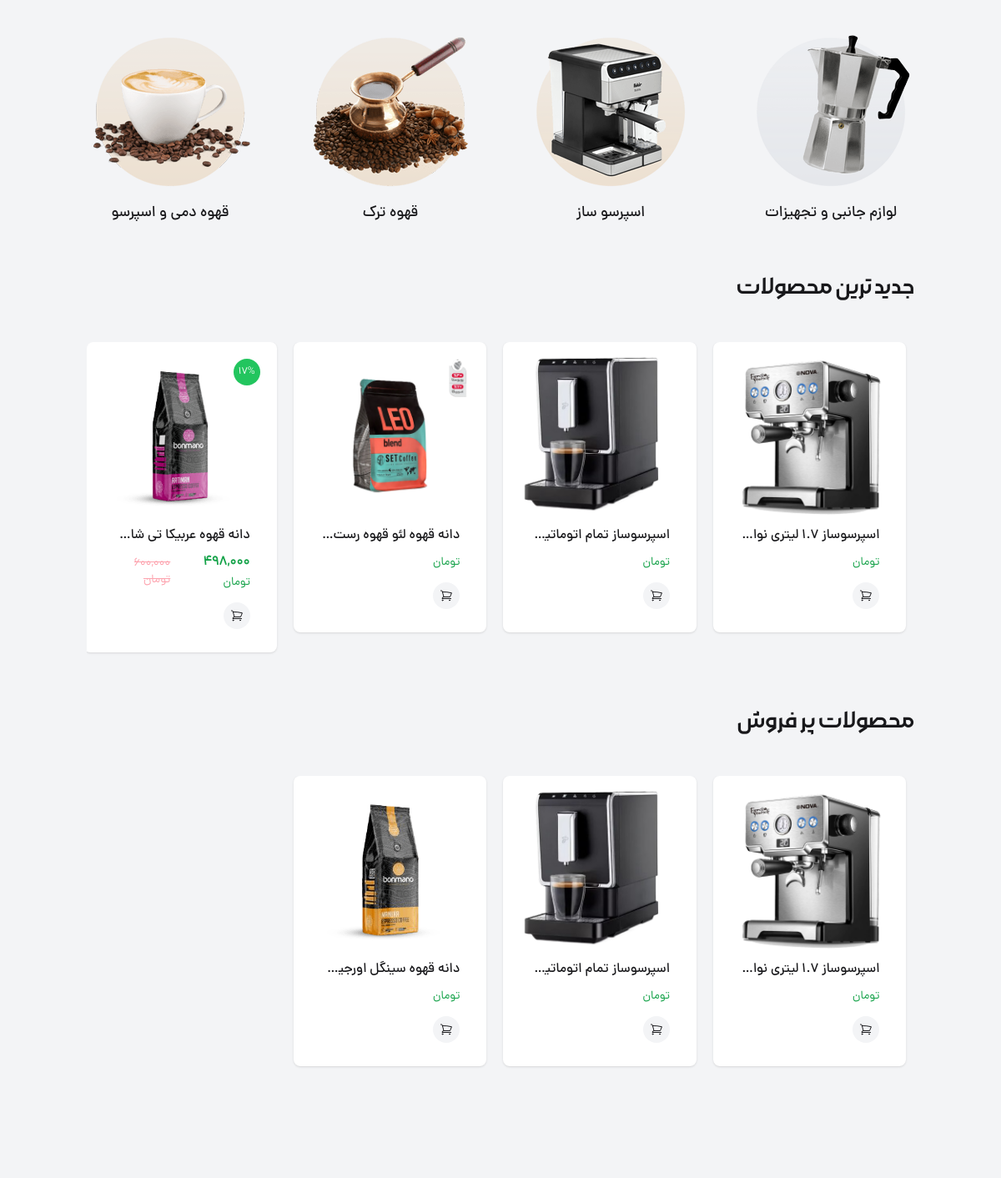
The app's page / (middle part), older data.
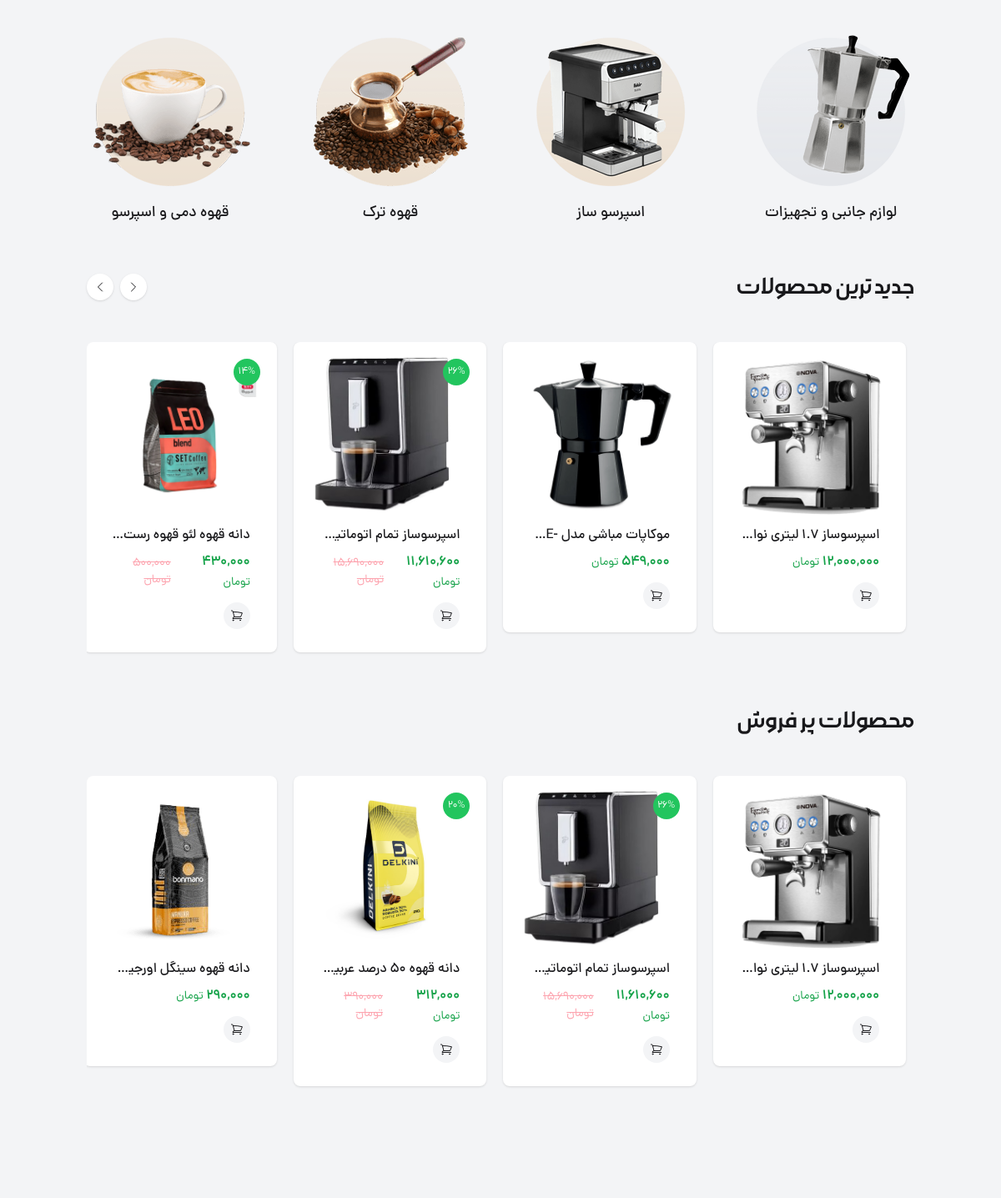
The same page, newer data.
### Products/models.py (models this page shows, shortened)
class Categories(models.Model):
    name = models.CharField(max_length=100, verbose_name="نام دسته بندی")
    image = models.ImageField(upload_to='images/category/', verbose_name="تصویر")
    slug = models.SlugField(unique=True, verbose_name="اسلاگ", null=True, blank=True)
    class Meta:
        verbose_name = "دسته‌بندی"
        verbose_name_plural = "دسته‌بندی‌ها"

class Products(models.Model):
    category = models.ForeignKey(Categories, on_delete=models.CASCADE, related_name='products',
                                 verbose_name="نام دسته بندی")
    name = models.CharField(max_length=100, verbose_name="نام محصول")
    image = models.ImageField(upload_to='images/bestsellers/', verbose_name="تصویر محصول")
    slug = models.SlugField(max_length=100, unique=True, null=True, blank=True, verbose_name="اسلاگ")
    price = models.DecimalField(max_digits=10, decimal_places=2, null=True, blank=True, verbose_name="قیمت اصلی")
    discount_percent = models.PositiveSmallIntegerField(default=0, null=True, blank=True, verbose_name="درصد تخفیف")
    rating = models.PositiveSmallIntegerField(default=0, verbose_name="امتیاز کاربر")
    created_at = models.DateTimeField(auto_now=False, null=False, blank=False,
                                      verbose_name="تاریخ ثبت محصول")  # we are use it for new products
    is_bestseller = models.BooleanField(default=False, verbose_name="پرفروش")
    breed = models.CharField(max_length=50, null=True, blank=True, verbose_name="نوع قهوه")
    caffeine_value = models.CharField(max_length=50, null=True, blank=True, verbose_name="میزان کافئن")
    birthplace = models.CharField(max_length=50, null=True, blank=True, verbose_name="خاستگاه")
    make_with = models.CharField(max_length=50, null=True, blank=True, verbose_name="مواد تشکیل‌دهنده")
    description = models.TextField(null=True, blank=True, verbose_name="توضیحات محصول")
    def get_discount_price(self):
        if self.discount_percent > 0:
            discount_amount = (self.price * self.discount_percent) / 100
            return self.price - discount_amount
        return self.price
    class Meta:
        ordering = ['-created_at']
        verbose_name = "محصول"
        verbose_name_plural = "محصولات"

### Home/views.py (the view)
# urls.py: path('', views.index, name ='main'),
def index(request):
    X_slider = Slider.objects.all()
    categories = Categories.objects.all()
    bestsellers = Products.objects.filter(is_bestseller=True)
    latest_products = Products.objects.order_by("-created_at")[:4]
    detail = Products.objects.all()
    context = {
        "slider": X_slider,
        "cat": categories,
        "bestsellers": bestsellers,
        "latest_products": latest_products,
        "detail": detail,
    }
    return render(request, "home/H_page.html", context)

### Cart/context_processors.py (called while the page is built)
def cart(request):
    return {
        'cart': request.session.get('cart', {})
    }

### Home/templates/home/H_page.html (shortened to what the changed rows need)
{% extends 'base.html' %}
{% load static %}
{% load humanize %} # ye app default django hast ke adad ro khana mikone
{% block content %}
    <section class="container mt-10">
        <div class="flex items-center justify-evenly lg:justify-between flex-wrap mt-10 gap-x-8 gap-y-6">
            {% for item in cat %}
                <a href="{% url 'products:category_products' slug=item.slug %}"
                   class="flex flex-col items-center hover:-translate-y-3 transition duration-300">
                    <img src="{{ item.image.url }}"
                         class="w-[100px] h-[100px] lg:w-[200px] lg:h-[200px] object-cover rounded-xl"
                         alt="{{ item.name }}">
                    <p class="font-DanaMedium text-sm lg:text-lg mt-2">
                        {{ item.name }}
                    </p>
                </a>
            {% endfor %}
        </div>
    </section>
    <section class="container">
        <div class="flex items-center justify-between mb-12">
            <div class="flex flex-col gap-y-2">
                <h2 class="font-MorabbaMedium text-xl lg:text-3xl">
                    جدید ترین محصولات
                </h2>
            </div>
            <div class="flex items-center gap-x-2 child:p-2 child:bg-white child:dark:bg-zinc-700 child:shadow child:rounded-full">
                <button class="prev-slide-best ">
                    <svg class="w-4 h-4">
                        <use href="#chevron-right"></use>
                    </svg>
                </button>
                <button class="next-slide-best ">
                    <svg class="w-4 h-4">
                        <use href="#chevron-left"></use>
                    </svg>
                </button>
            </div>
        </div>
        <div class="swiper BestSelling rounded-lg" dir="rtl">
            <div class="swiper-wrapper rounded-lg mb-2 child:cursor-pointer child:overflow-hidden child:rounded-lg child:bg-white child:dark:bg-zinc-700 child:shadow child:w-64 child:relative">
                {% for item in latest_products %}
                    <div class="swiper-slide w-64 bg-white rounded-lg shadow p-4">
                        {% if item.discount_percent %}
                            <span class="absolute top-5 right-5 flex items-center justify-center w-8 h-8 text-xs bg-green-500 rounded-full text-white z-30">
                            {{ item.discount_percent }}%
                        </span>
                        {% endif %}
                        <a href="{% url 'products:detail_products' slug=item.slug %}"><img src="{{ item.image.url }}"
                                                                                           alt="{{ item.name }}"
                                                                                           class="group-hover:scale-105 duration-300 w-32 h-32 lg:w-48 lg:h-48 mx-auto mb-3"/></a>
                        <div class="px-2 lg:px-4 mb-3">
                            <a href="{% url 'products:detail_products' slug=item.slug %}"
                               class="line-clamp-1 font-DanaMedium mb-2 text-sm lg:text-base">
                                {{ item.name }}
                            </a>
                            <div class="flex items-center gap-x-1 lg:gap-x-3">
                                <p class="font-DanaDemiBold text-green-600 dark:text-green-500">
                                    {{ item.get_discount_price|floatformat:0 | intcomma:False }}
                                    <span class="font-Dana text-sm">تومان</span>
                                </p>
                                {% if item.discount_percent > 0 %}
                                    <del class="font-Dana text-xs lg:text-sm text-rose-300 hidden lg:inline">
                                        {{ item.price|floatformat:0 | intcomma:False }}
                                        <span class="">تومان</span>
                                    </del>
                                {% endif %}
                            </div>
                        </div>
                        <div class="flex items-center justify-between px-2 lg:px-4 mb-3">
                            <div class="flex items-center gap-x-2 child:transition-all child:duration-300">
                            <span class="rounded-full p-2 dark:bg-zinc-800 dark:hover:bg-green-500 bg-gray-100 hover:bg-green-600 hover:text-white">
                                <svg class="w-4 h-4">
                                    <use href="#shopping-cart"></use>
                                </svg>
                            </span>
                            </div>
                        </div>
                    </div>
                {% endfor %}
            </div>
        </div>
    </section>
    <section class="container">
        <div class="flex items-center justify-between mb-12">
            <div class="flex flex-col gap-y-2">
                <h2 class="font-MorabbaMedium text-xl lg:text-3xl">
                    محصولات پر فروش
                </h2>
            </div>
        </div>
        <div class="swiper BestSelling rounded-lg" dir="rtl">
            <div class="swiper-wrapper rounded-lg mb-2 child:cursor-pointer child:overflow-hidden child:rounded-lg child:bg-white child:dark:bg-zinc-700 child:shadow child:w-64 child:relative">
                {% for product in bestsellers %}
                    <div class="swiper-slide w-64 bg-white rounded-lg shadow p-4">
                        {% if product.discount_percent %}
                            <span class="absolute top-5 right-5 flex items-center justify-center w-8 h-8 text-xs bg-green-500 rounded-full text-white z-30">
                    {{ product.discount_percent }}%
                </span>
                        {% endif %}
                        <a href="{% url 'products:detail_products' slug=product.slug %}"><img
                                src="{{ product.image.url }}" alt="{{ product.name }}"
                                class="group-hover:scale-105 duration-300 w-32 h-32 lg:w-48 lg:h-48 mx-auto mb-3"/></a>
                        <div class="px-2 lg:px-4 mb-3">
                            <a href="{% url 'products:detail_products' slug=product.slug %}"
                               class="line-clamp-1 font-DanaMedium mb-2 text-sm lg:text-base">
                                {{ product.name }}
                            </a>
                            <div class="flex items-center gap-x-1 lg:gap-x-3">
                                <p class="font-DanaDemiBold text-green-600 dark:text-green-500">
                                    {{ product.get_discount_price|floatformat:0 | intcomma:False }}
                                    <span class="font-Dana text-sm">تومان</span>
                                </p>
                                {% if product.discount_percent > 0 %}
                                    <del class="font-Dana text-xs lg:text-sm text-rose-300 hidden lg:inline">
                                        {{ product.price|floatformat:0 | intcomma:False }}
                                        <span class="">تومان</span>
                                    </del>
                                {% endif %}
                            </div>
                        </div>
                        <div class="flex items-center justify-between px-2 lg:px-4 mb-3">
                            <div class="flex items-center gap-x-2 child:transition-all child:duration-300">
                        <span class="rounded-full p-2 dark:bg-zinc-800 dark:hover:bg-green-500 bg-gray-100 hover:bg-green-600 hover:text-white">
                            <svg class="w-4 h-4">
                                <use href="#shopping-cart"></use>
                            </svg>
                        </span>
                            </div>
                        </div>
                    </div>
                {% endfor %}
            </div>
        </div>
    </section>
{% endblock %}

Row changes from the older to the newer data that the page shows:
no longer on this page (row edited): Products: discount_percent "17", image (picture), name "دانه قهوه عربیکا تی شاپ…", get_discount_price "498,000", price "600,000", shown under "جدید ترین محصولات"
added Products: image (picture), name "موکاپات مباشی…", shown under "جدید ترین محصولات"
changed Products "اسپرسوساز تمام…": discount_percent (not shown) → "26"; get_discount_price (not shown) → "11,610,600"; price (not shown) → "15,690,000"
changed Products "دانه قهوه لئو قهوه رست…": discount_percent (not shown) → "14"; get_discount_price (not shown) → "430,000"; price (not shown) → "500,000"
added Products: discount_percent "20", image (picture), name "دانه قهوه 50 درصد…", get_discount_price "312,000", price "390,000", shown under "محصولات پر فروش"
